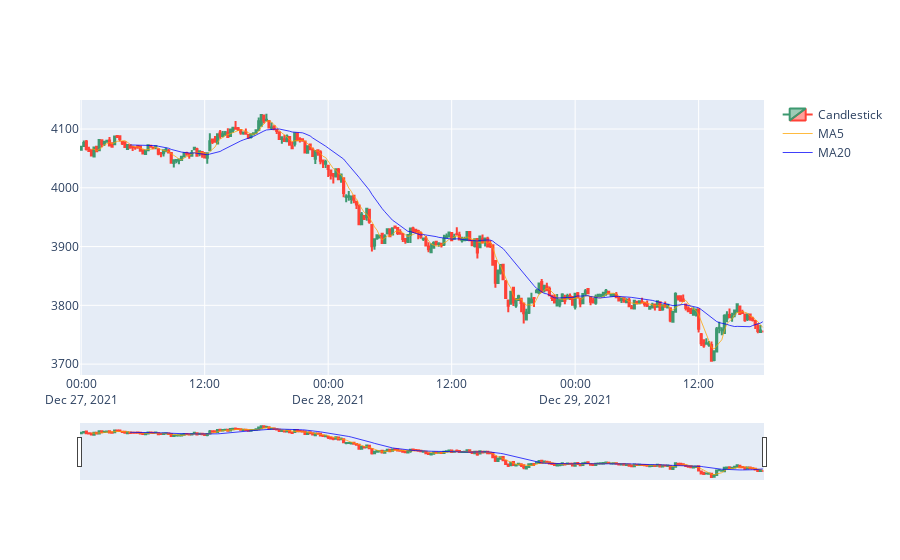

The notebook cell saved with this chart:
### Markdown cell above
## Short Term Ethereum Plot

### Code cell
get_short_ma('ETH-USD')

### Figure 1 — Plotly figure (JSON) as saved in the notebook; plotly's stock layout.template omitted (floating-point values rounded to 4 significant figures; data arrays with more than 128 entries replaced by an {"elided": "..."} marker saying what was removed)
{"data": [{"close": {"elided": "266 float values"}, "high": {"elided": "266 float values"}, "low": {"elided": "266 float values"}, "name": "Candlestick", "open": {"elided": "266 float values"}, "type": "candlestick", "x": {"elided": "266 str values"}}, {"line": {"color": "rgba(255,165,0, 0.75)", "width": 1}, "name": "MA5", "type": "scatter", "x": {"elided": "266 str values"}, "y": {"elided": "266 float values"}}, {"line": {"color": "rgba(0, 0, 250, 0.75)", "width": 1}, "name": "MA20", "type": "scatter", "x": {"elided": "266 str values"}, "y": {"elided": "266 float values"}}], "layout": {}}
